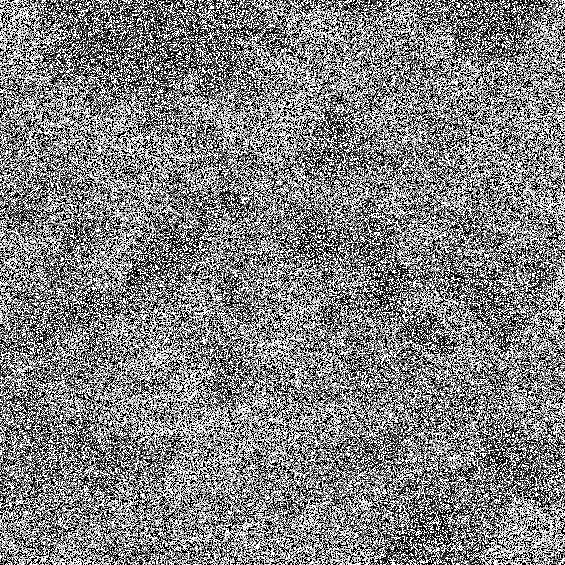
%> input picture Matlab-image-processing/image_2_1.JPG, 565 x 565 px
$ octave 5_median_filter.m   (GNU Octave 9; MATLAB toolbox functions it lacks are replaced by stand-ins)
%> lines starting %> are read from the running program, lines starting %| are printed output that depends on the picture


%% Медианный фильтр
% Загрузить в рабочую среду image_2_1.jpg своего варианта.
%Воспользоваться медианный фильтром для избавления шума
clear; clc
image_2_1 = im2double(imread('D:\Рабочий стол\Matlab\image_2_1.jpg'));
%> image_2_1: size 565x565 double; min 0, max 1, mean 0.507
imshow(medfilt2(image_2_1,'symmetric'));
% Повторить пункт a для всех изображений image_2
%% image_2_2.jpg
clear; clc
image_2_2 = im2double(imread('D:\Рабочий стол\Matlab\image_2_2.jpg'));
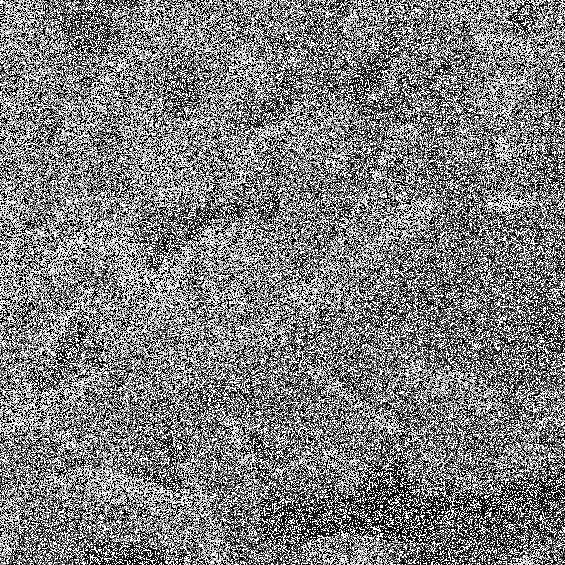
%> input picture Matlab-image-processing/image_2_2.JPG, 565 x 565 px
%> image_2_2: size 565x565 double; min 0, max 1, mean 0.493
imshow(medfilt2(image_2_2,'symmetric'));
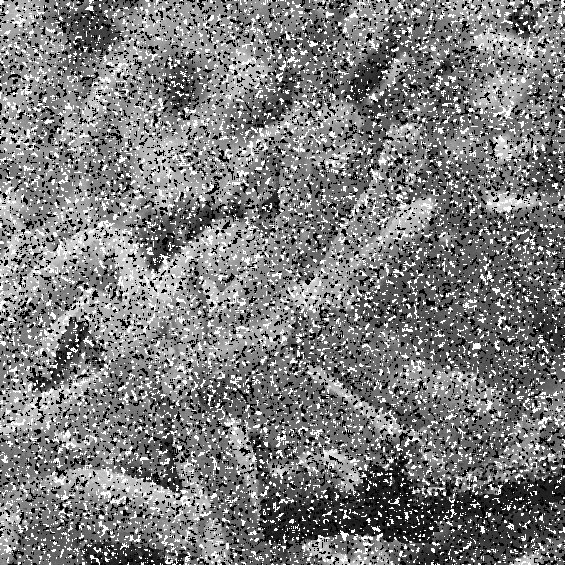
%> displayed picture: size 565x565, on the screen's scale of 0 to 255; min 0, max 255, mean 123.9

%% image_2_3.jpg
clear; clc
image_2_3 = im2double(imread('D:\Рабочий стол\Matlab\image_2_3.jpg'));
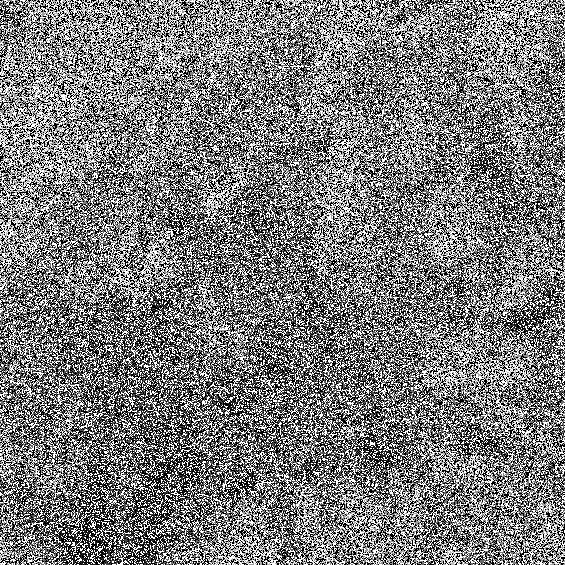
%> input picture Matlab-image-processing/image_2_3.JPG, 565 x 565 px
%> image_2_3: size 565x565 double; min 0, max 1, mean 0.486
imshow(medfilt2(image_2_3,'symmetric'));
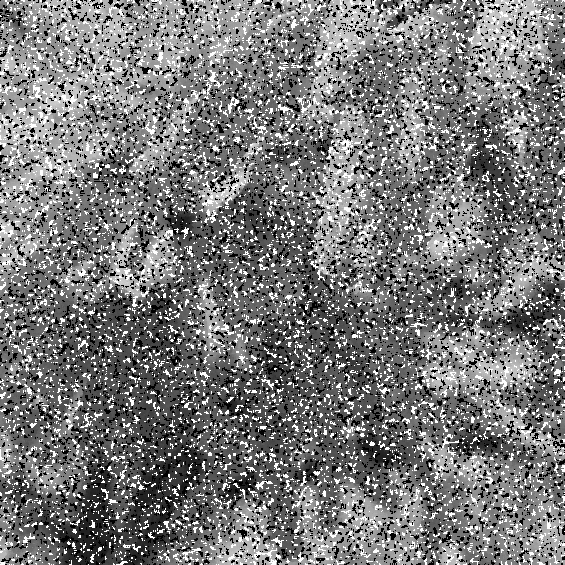
%> displayed picture: size 565x565, on the screen's scale of 0 to 255; min 0, max 255, mean 120.2

%% image_2_4.jpg
clear; clc
image_2_4 = im2double(imread('D:\Рабочий стол\Matlab\image_2_4.jpg'));
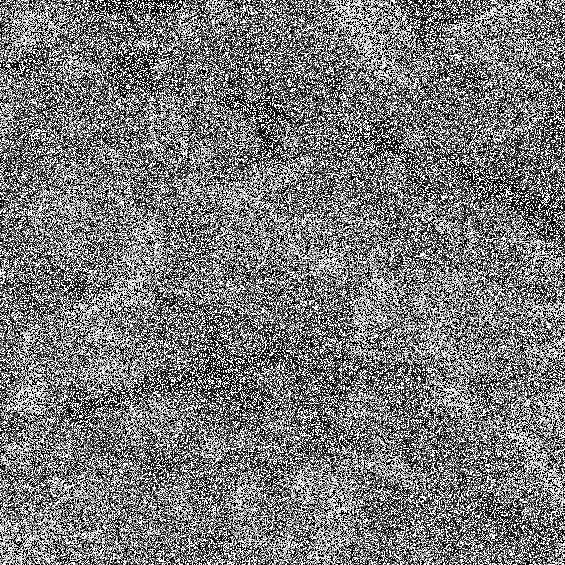
%> input picture Matlab-image-processing/image_2_4.JPG, 565 x 565 px
%> image_2_4: size 565x565 double; min 0, max 1, mean 0.475
imshow(medfilt2(image_2_4,'symmetric'));
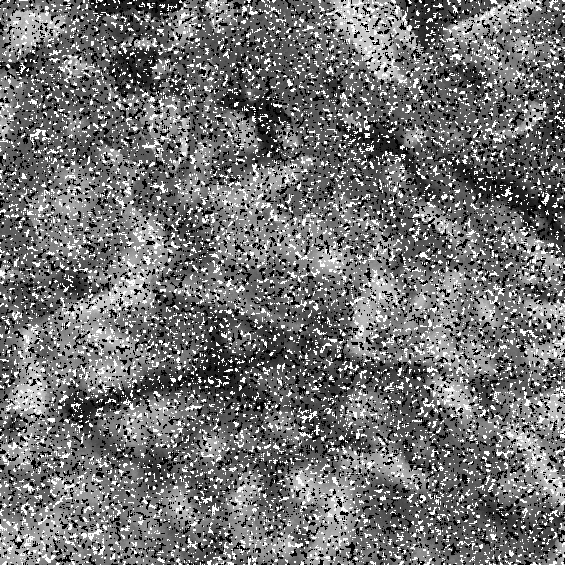
%> displayed picture: size 565x565, on the screen's scale of 0 to 255; min 0, max 255, mean 114.2
%% Соединить результаты следующим образом:
clear; clc
image_2_1 = medfilt2(im2double(imread('D:\Рабочий стол\Matlab\image_2_1.jpg')),'symmetric');
%> image_2_1: size 565x565 double; min 0, max 1, mean 0.515
image_2_2 = medfilt2(im2double(imread('D:\Рабочий стол\Matlab\image_2_2.jpg')),'symmetric');
%> image_2_2: size 565x565 double; min 0, max 1, mean 0.486; mean of the top-left, top-right, bottom-left and bottom-right quarters 0.544, 0.483, 0.509, 0.408
image_2_3 = medfilt2(im2double(imread('D:\Рабочий стол\Matlab\image_2_3.jpg')),'symmetric');
%> image_2_3: size 565x565 double; min 0, max 1, mean 0.471
image_2_4 = medfilt2(im2double(imread('D:\Рабочий стол\Matlab\image_2_4.jpg')),'symmetric');
%> image_2_4: size 565x565 double; min 0, max 1, mean 0.448
imRes = [image_2_1, image_2_2; image_2_3, image_2_4];
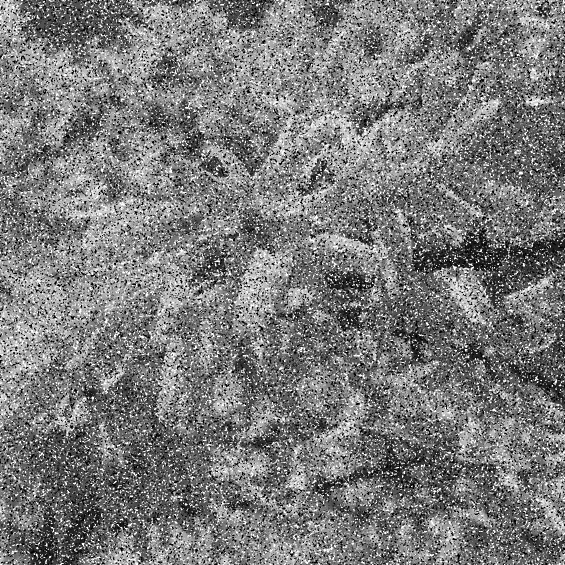
%> imRes: size 1130x1130 double (shown at 1/2 size); min 0, max 1, mean 0.48
imshow(imRes);

% Продемонстрировать получившийся результат
% Объяснить, почему в результате присутствуют остатки шума
% Шум является случайным по природе, поэтому сложно создать алгоритмы,
% способные удалить его полностью. Изначальные изображения сильно зашумлены
% (вообще и не разобрать, что там должно быть), поэтому и результат
% соответствующий.
